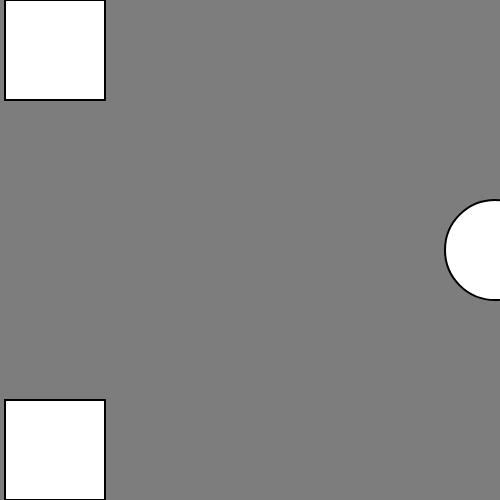
Frame 1 (no input)
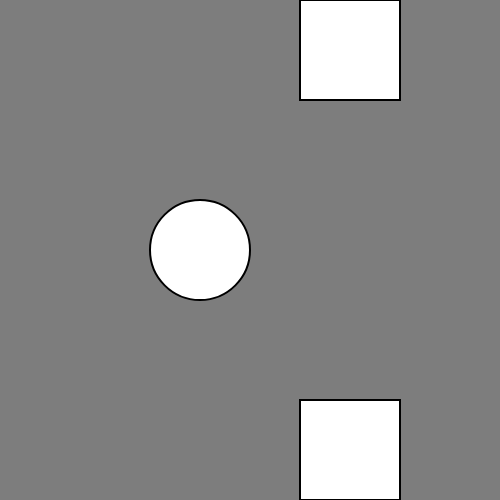
Frame 60 (no input)
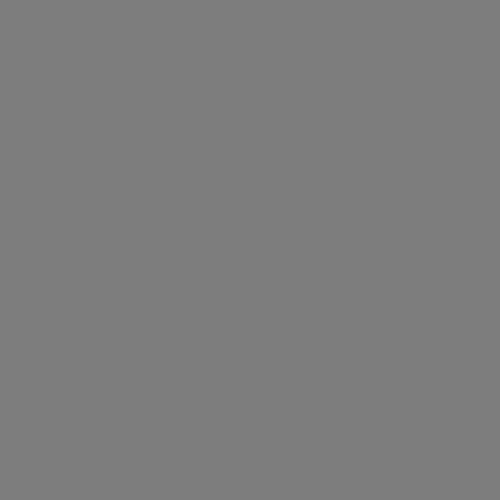
Frame 120 (the mouse pressed at the canvas centre since frame 60)

The p5.js sketch that drew these frames (run headless with seeded random() and noise() and a simulated clock; from frame 60 on, the mouse is pressed at the canvas centre):

// p5.js sketch
// ── sketch.js
var circX = 200;// the coordinate of X for the circle is at 200.
var circY = 50;// the coordinate for the Y of the circle is at 50.
var circStroke = 125;//the stroke value set to 125.
var circR = 28;//the Red spectrum of RGB set to 28.
var circG = 178;// the Green spectrum of the RGB set to 178.
var circB = 138;//the Blue spectrum of the RGB set 138.
var circSize = 75;// the size of the width and height set to 75.
var recX = 255;// the x coordinate of the rect shape is set to 255.
var recY = 100;// the Y coordinate of the rect shape is set to 100.
var recStroke = 35;// the stroke for the rect shape is set to 35.
var recCol = 255;// the color is at 255 for the rectangle shape.
var recSizeX = 100;// the width is set to 100.
var recSizeY = 100;// the height is also set to 100.
var canvBG;// canvBG is created into a variable.
canvBG = 125, 55, 255;// the color is set to 125, 55, 255.
//var speed = 1;// the value of the speed is set up to 10.


var float1 = {
  x1 : 0,// x coordinate.
  y1 : 0,//y coordiante of the rectangle shape
  x2 : 100,//width of the rectangle shape
  y2 : 100,//height of the rectangle shape.
  speed : 5,
    display: function(){
      //stroke(random(255), random(255), random(255));
		  strokeWeight(2);
		  rect(this.x1, this.y1,this.x2,this.y2);
    },
    move: function(){
      this.x1 = this.x1 + this.speed;
      //this.x2 = this.x2 + this.speed;
		  //this.y1 = this.y1 + this.speed;
		  //this.y2 = this.y2 + this.speed;
    }
}


var float2 = {
  x1: 0,
	y1: 400,
	x2: 100,
	y2: 100,
	speed:5,
	display: function() {
		//stroke(random(255), random(255), random(255));
		strokeWeight(2);
		rect(this.x1, this.y1, this.x2, this.y2);
	},
	move: function() {
		this.x1 = this.x1 + this.speed;
		//this.y1 = this.y1 + this.speed;
		//this.y2 = this.y2 + this.speed;
	}
}

var float3 = {
  x1:500,
	y1:250,
	x2: 100,
	y2: 100,
	speed:5,
	display: function() {
		//stroke(random(255), random(255), random(255));
		strokeWeight(2);
		ellipse(this.x1, this.y1, this.x2, this.y2);
	},
	move: function() {
		this.x1 = this.x1 - this.speed;
		//this.y1 = this.y1 + this.speed;
		//this.y2 = this.y2 + this.speed;
	}
}



function setup() {
  createCanvas(500, 500)
 
}

function draw() {
  //background(canvBG);// the variable is placed within, with the rgb of 125,55,255.
  // stroke(circStroke);//the stroke variable is put into effect here as well.
  // fill(circR, circG, circB);//the variet of variables stated in the global function, are placed within the parenthesis.
  // ellipse(circX, circY, circSize, circSize);// a x position of 200 and a Y of 50 make this circular shape positioned at the top of the canvas.
  // ellipse(circX + 0, circY + 400, circSize, circSize);// The Y coordinate is being added by a 400 plus value to its original 50 coordinate position.

  // fill(circR, circG, circB, 135);//

  // circX = circX + speed;//this is stating that the x position of the circle is to be added by the reserve keyword.

  // stroke(recStroke);// value of 35 is placed into the variable of recStroke.
  // fill(recCol);//a rgb color of 255 is placed into the fill for this rectangle shape.
  // rect(recX, recY, recSizeX, recSizeY);//the x and Y are both set to 255 and 100. with the size of width and height at 100.

  // recX = recX - speed;// the width of the rectangle should be subtracted by speed in order for the shape to go in the opposite direction.

  // if (circX > width || circX < 0) {// this is stating that if the circle is greater than or if the circle is less than the speed times that of a negative 1. then to take into affect and move. 

  //   speed = speed * -1;
  
  /* 
  the code below this is all code from involving the use of functions
  */
background(canvBG);
	float1.move();
	float1.display();
	float2.move();
	float2.display();
	float3.move();
	float3.display();
  }
